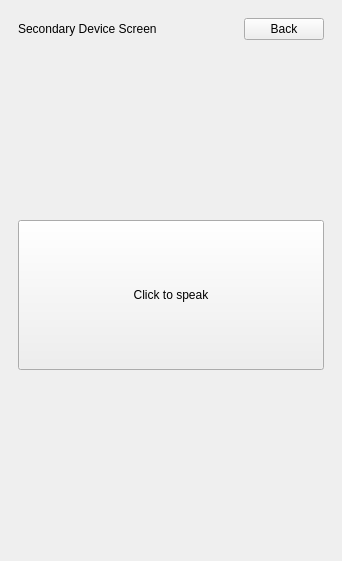
<?xml version="1.0" encoding="UTF-8"?>
<ui version="4.0">
 <class>MainWindow</class>
 <widget class="QMainWindow" name="MainWindow">
  <property name="geometry">
   <rect>
    <x>0</x>
    <y>0</y>
    <width>342</width>
    <height>561</height>
   </rect>
  </property>
  <property name="sizePolicy">
   <sizepolicy hsizetype="Expanding" vsizetype="Expanding">
    <horstretch>0</horstretch>
    <verstretch>0</verstretch>
   </sizepolicy>
  </property>
  <property name="minimumSize">
   <size>
    <width>342</width>
    <height>561</height>
   </size>
  </property>
  <property name="windowTitle">
   <string>SPAI: WASAN</string>
  </property>
  <widget class="QWidget" name="centralwidget">
   <property name="sizePolicy">
    <sizepolicy hsizetype="Expanding" vsizetype="Expanding">
     <horstretch>0</horstretch>
     <verstretch>0</verstretch>
    </sizepolicy>
   </property>
   <property name="minimumSize">
    <size>
     <width>0</width>
     <height>0</height>
    </size>
   </property>
   <property name="sizeIncrement">
    <size>
     <width>0</width>
     <height>0</height>
    </size>
   </property>
   <layout class="QVBoxLayout" name="verticalLayout_3">
    <item>
     <widget class="QStackedWidget" name="stackedWidget">
      <property name="sizePolicy">
       <sizepolicy hsizetype="Expanding" vsizetype="Expanding">
        <horstretch>0</horstretch>
        <verstretch>0</verstretch>
       </sizepolicy>
      </property>
      <property name="minimumSize">
       <size>
        <width>324</width>
        <height>0</height>
       </size>
      </property>
      <property name="focusPolicy">
       <enum>Qt::NoFocus</enum>
      </property>
      <property name="currentIndex">
       <number>1</number>
      </property>
      <widget class="QWidget" name="pagePrimary">
       <property name="sizePolicy">
        <sizepolicy hsizetype="Expanding" vsizetype="Expanding">
         <horstretch>0</horstretch>
         <verstretch>0</verstretch>
        </sizepolicy>
       </property>
       <property name="minimumSize">
        <size>
         <width>324</width>
         <height>0</height>
        </size>
       </property>
       <layout class="QVBoxLayout" name="verticalLayout">
        <item>
         <layout class="QVBoxLayout" name="verticalLayout_5">
          <property name="sizeConstraint">
           <enum>QLayout::SetDefaultConstraint</enum>
          </property>
          <item>
           <layout class="QHBoxLayout" name="horizontalLayout_3">
            <item>
             <widget class="QLabel" name="labelPrimary">
              <property name="sizePolicy">
               <sizepolicy hsizetype="Expanding" vsizetype="Fixed">
                <horstretch>0</horstretch>
                <verstretch>0</verstretch>
               </sizepolicy>
              </property>
              <property name="minimumSize">
               <size>
                <width>306</width>
                <height>15</height>
               </size>
              </property>
              <property name="text">
               <string>Primary Device Screen</string>
              </property>
             </widget>
            </item>
            <item>
             <widget class="QPushButton" name="serverBackButton">
              <property name="text">
               <string>Back</string>
              </property>
             </widget>
            </item>
           </layout>
          </item>
          <item>
           <spacer name="verticalSpacer">
            <property name="orientation">
             <enum>Qt::Vertical</enum>
            </property>
            <property name="sizeType">
             <enum>QSizePolicy::Fixed</enum>
            </property>
            <property name="sizeHint" stdset="0">
             <size>
              <width>20</width>
              <height>5</height>
             </size>
            </property>
           </spacer>
          </item>
          <item>
           <layout class="QHBoxLayout" name="horizontalLayout"/>
          </item>
          <item>
           <widget class="QComboBox" name="comboBox">
            <property name="currentText">
             <string/>
            </property>
           </widget>
          </item>
          <item>
           <widget class="QListWidget" name="listWidget">
            <property name="sizePolicy">
             <sizepolicy hsizetype="Expanding" vsizetype="Expanding">
              <horstretch>0</horstretch>
              <verstretch>0</verstretch>
             </sizepolicy>
            </property>
            <property name="minimumSize">
             <size>
              <width>306</width>
              <height>432</height>
             </size>
            </property>
            <property name="sizeAdjustPolicy">
             <enum>QAbstractScrollArea::AdjustToContents</enum>
            </property>
           </widget>
          </item>
          <item>
           <layout class="QHBoxLayout" name="horizontalLayout_2">
            <item>
             <widget class="QLabel" name="label_5">
              <property name="sizePolicy">
               <sizepolicy hsizetype="Fixed" vsizetype="Fixed">
                <horstretch>0</horstretch>
                <verstretch>0</verstretch>
               </sizepolicy>
              </property>
              <property name="text">
               <string>Client(s):</string>
              </property>
             </widget>
            </item>
            <item alignment="Qt::AlignLeft">
             <widget class="QLabel" name="numClientsLabel">
              <property name="text">
               <string>0</string>
              </property>
             </widget>
            </item>
           </layout>
          </item>
         </layout>
        </item>
       </layout>
      </widget>
      <widget class="QWidget" name="pageSecondary">
       <property name="sizePolicy">
        <sizepolicy hsizetype="Expanding" vsizetype="Expanding">
         <horstretch>0</horstretch>
         <verstretch>0</verstretch>
        </sizepolicy>
       </property>
       <property name="minimumSize">
        <size>
         <width>324</width>
         <height>0</height>
        </size>
       </property>
       <layout class="QVBoxLayout" name="verticalLayout_2">
        <item>
         <layout class="QVBoxLayout" name="verticalLayout_6">
          <property name="sizeConstraint">
           <enum>QLayout::SetDefaultConstraint</enum>
          </property>
          <item>
           <layout class="QHBoxLayout" name="horizontalLayout_4">
            <item>
             <widget class="QLabel" name="labelSecondary">
              <property name="sizePolicy">
               <sizepolicy hsizetype="Minimum" vsizetype="Fixed">
                <horstretch>0</horstretch>
                <verstretch>0</verstretch>
               </sizepolicy>
              </property>
              <property name="minimumSize">
               <size>
                <width>306</width>
                <height>15</height>
               </size>
              </property>
              <property name="text">
               <string>Secondary Device Screen</string>
              </property>
             </widget>
            </item>
            <item>
             <widget class="QPushButton" name="clientBackButton">
              <property name="text">
               <string>Back</string>
              </property>
             </widget>
            </item>
           </layout>
          </item>
          <item>
           <spacer name="verticalSpacer_2">
            <property name="orientation">
             <enum>Qt::Vertical</enum>
            </property>
            <property name="sizeHint" stdset="0">
             <size>
              <width>20</width>
              <height>40</height>
             </size>
            </property>
           </spacer>
          </item>
          <item>
           <widget class="QPushButton" name="speakButton">
            <property name="sizePolicy">
             <sizepolicy hsizetype="Minimum" vsizetype="Fixed">
              <horstretch>0</horstretch>
              <verstretch>0</verstretch>
             </sizepolicy>
            </property>
            <property name="minimumSize">
             <size>
              <width>300</width>
              <height>150</height>
             </size>
            </property>
            <property name="text">
             <string>Click to speak</string>
            </property>
           </widget>
          </item>
          <item>
           <spacer name="verticalSpacer_3">
            <property name="orientation">
             <enum>Qt::Vertical</enum>
            </property>
            <property name="sizeHint" stdset="0">
             <size>
              <width>20</width>
              <height>40</height>
             </size>
            </property>
           </spacer>
          </item>
         </layout>
        </item>
       </layout>
      </widget>
      <widget class="QWidget" name="pageConnection">
       <property name="sizePolicy">
        <sizepolicy hsizetype="Expanding" vsizetype="Expanding">
         <horstretch>0</horstretch>
         <verstretch>0</verstretch>
        </sizepolicy>
       </property>
       <property name="minimumSize">
        <size>
         <width>324</width>
         <height>0</height>
        </size>
       </property>
       <layout class="QVBoxLayout" name="verticalLayout_4">
        <item>
         <layout class="QVBoxLayout" name="verticalLayout_7">
          <property name="sizeConstraint">
           <enum>QLayout::SetDefaultConstraint</enum>
          </property>
          <item>
           <widget class="QLabel" name="labelConnection">
            <property name="sizePolicy">
             <sizepolicy hsizetype="Fixed" vsizetype="Fixed">
              <horstretch>0</horstretch>
              <verstretch>0</verstretch>
             </sizepolicy>
            </property>
            <property name="minimumSize">
             <size>
              <width>306</width>
              <height>20</height>
             </size>
            </property>
            <property name="text">
             <string>Connection Screen.</string>
            </property>
           </widget>
          </item>
          <item>
           <spacer name="verticalSpacer_4">
            <property name="orientation">
             <enum>Qt::Vertical</enum>
            </property>
            <property name="sizeType">
             <enum>QSizePolicy::Fixed</enum>
            </property>
            <property name="sizeHint" stdset="0">
             <size>
              <width>20</width>
              <height>10</height>
             </size>
            </property>
           </spacer>
          </item>
          <item>
           <widget class="QLabel" name="labelNotification">
            <property name="sizePolicy">
             <sizepolicy hsizetype="Minimum" vsizetype="Minimum">
              <horstretch>0</horstretch>
              <verstretch>0</verstretch>
             </sizepolicy>
            </property>
            <property name="minimumSize">
             <size>
              <width>300</width>
              <height>320</height>
             </size>
            </property>
            <property name="frameShape">
             <enum>QFrame::Box</enum>
            </property>
            <property name="frameShadow">
             <enum>QFrame::Sunken</enum>
            </property>
            <property name="lineWidth">
             <number>1</number>
            </property>
            <property name="text">
             <string/>
            </property>
            <property name="scaledContents">
             <bool>true</bool>
            </property>
            <property name="alignment">
             <set>Qt::AlignLeading|Qt::AlignLeft|Qt::AlignVCenter</set>
            </property>
            <property name="wordWrap">
             <bool>true</bool>
            </property>
           </widget>
          </item>
          <item>
           <widget class="QRadioButton" name="serverButton">
            <property name="sizePolicy">
             <sizepolicy hsizetype="Minimum" vsizetype="Fixed">
              <horstretch>0</horstretch>
              <verstretch>0</verstretch>
             </sizepolicy>
            </property>
            <property name="minimumSize">
             <size>
              <width>306</width>
              <height>21</height>
             </size>
            </property>
            <property name="text">
             <string>Server</string>
            </property>
            <property name="checked">
             <bool>true</bool>
            </property>
           </widget>
          </item>
          <item>
           <widget class="QRadioButton" name="clientButton">
            <property name="sizePolicy">
             <sizepolicy hsizetype="Minimum" vsizetype="Fixed">
              <horstretch>0</horstretch>
              <verstretch>0</verstretch>
             </sizepolicy>
            </property>
            <property name="minimumSize">
             <size>
              <width>306</width>
              <height>21</height>
             </size>
            </property>
            <property name="text">
             <string>Client</string>
            </property>
           </widget>
          </item>
          <item>
           <widget class="QPushButton" name="connectButton">
            <property name="sizePolicy">
             <sizepolicy hsizetype="Minimum" vsizetype="Fixed">
              <horstretch>0</horstretch>
              <verstretch>0</verstretch>
             </sizepolicy>
            </property>
            <property name="minimumSize">
             <size>
              <width>300</width>
              <height>40</height>
             </size>
            </property>
            <property name="text">
             <string>Connect</string>
            </property>
           </widget>
          </item>
         </layout>
        </item>
       </layout>
      </widget>
      <widget class="QWidget" name="page">
       <layout class="QVBoxLayout" name="verticalLayout_9">
        <item>
         <layout class="QVBoxLayout" name="verticalLayout_10">
          <item>
           <layout class="QFormLayout" name="formLayout">
            <property name="formAlignment">
             <set>Qt::AlignCenter</set>
            </property>
            <item row="2" column="0">
             <widget class="QLabel" name="label">
              <property name="sizePolicy">
               <sizepolicy hsizetype="Preferred" vsizetype="Fixed">
                <horstretch>0</horstretch>
                <verstretch>0</verstretch>
               </sizepolicy>
              </property>
              <property name="text">
               <string>IP:</string>
              </property>
             </widget>
            </item>
            <item row="3" column="0">
             <widget class="QLabel" name="label_2">
              <property name="sizePolicy">
               <sizepolicy hsizetype="Minimum" vsizetype="Fixed">
                <horstretch>0</horstretch>
                <verstretch>0</verstretch>
               </sizepolicy>
              </property>
              <property name="text">
               <string>Port:</string>
              </property>
             </widget>
            </item>
            <item row="2" column="1">
             <widget class="QLineEdit" name="ipInputBox"/>
            </item>
            <item row="3" column="1">
             <widget class="QLineEdit" name="portInputBox"/>
            </item>
            <item row="4" column="1">
             <widget class="QDialogButtonBox" name="buttonBox">
              <property name="standardButtons">
               <set>QDialogButtonBox::Cancel|QDialogButtonBox::Ok</set>
              </property>
             </widget>
            </item>
            <item row="0" column="1">
             <widget class="QLabel" name="label_3">
              <property name="text">
               <string>Enter the information of the server</string>
              </property>
             </widget>
            </item>
            <item row="1" column="1">
             <spacer name="verticalSpacer_5">
              <property name="orientation">
               <enum>Qt::Vertical</enum>
              </property>
              <property name="sizeType">
               <enum>QSizePolicy::Fixed</enum>
              </property>
              <property name="sizeHint" stdset="0">
               <size>
                <width>20</width>
                <height>5</height>
               </size>
              </property>
             </spacer>
            </item>
           </layout>
          </item>
         </layout>
        </item>
       </layout>
      </widget>
     </widget>
    </item>
   </layout>
  </widget>
 </widget>
 <resources/>
 <connections/>
 <slots>
  <slot>confirmChoice()</slot>
  <slot>setPrimary()</slot>
 </slots>
</ui>
